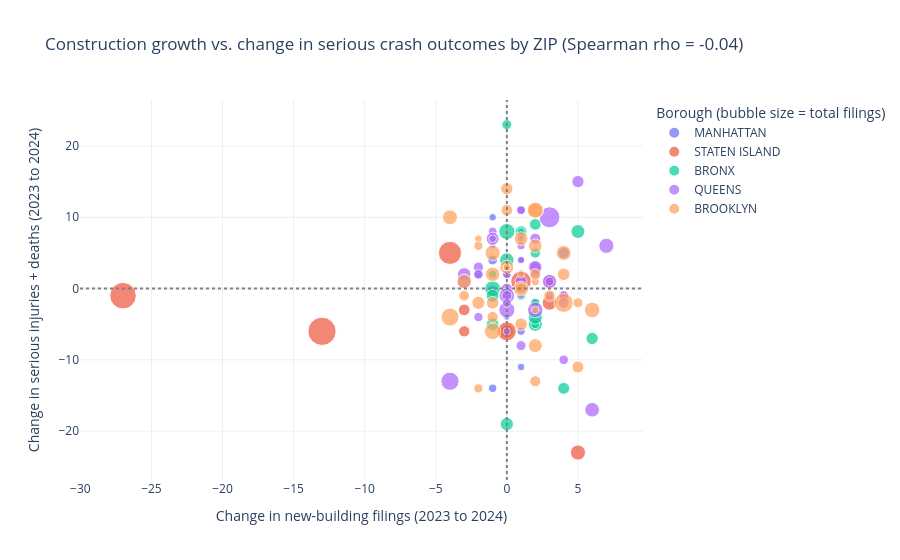

Notebook code for this chart:
### Markdown cell above
## 9. Research Question 1

**Did ZIP codes with a growing number of new-building filings also see a rise in serious injuries and deaths (KSI) from crashes?**

*Why it matters:* If construction growth coincides with more serious crashes, the city could add safety measures (temporary sidewalk and crossing protection, traffic management) where development accelerates.

*Method:* For each ZIP, compare the change in new-building filings (`BASE_YEAR` → `COMPARE_YEAR`) with the change in KSI over the same period, or shifted by `LAG` years to test a delayed effect. Spearman's rank correlation is used because the relationship need not be linear and counts are small and skewed.

*Caution:* a positive link would **not** show that construction causes crashes; busy, growing neighborhoods can have both. A near-zero result is a legitimate finding too.

### Code cell
from scipy.stats import spearmanr

by_zip_year = (panel.groupby(["zip_code", "year"], as_index=False)
               .agg(filings=("new_building_filings", "sum"), units=("proposed_units", "sum"),
                    ksi=("ksi", "sum")))
zip_borough_map = panel.drop_duplicates("zip_code").set_index("zip_code")["borough"]

def rq1_table(base_year, compare_year, lag=0):
    """One row per ZIP: change in filings vs. change in KSI (KSI optionally shifted by `lag` years)."""
    def change(metric, y0, y1):
        wide = by_zip_year.pivot(index="zip_code", columns="year", values=metric)
        return wide[y1] - wide[y0]
    table = pd.DataFrame({
        "filing_change": change("filings", base_year, compare_year),
        "ksi_change": change("ksi", base_year + lag, compare_year + lag),
        "total_filings": by_zip_year.groupby("zip_code")["filings"].sum(),
    }).dropna()
    table["borough"] = table.index.map(zip_borough_map)
    return table.reset_index()

BASE_YEAR, COMPARE_YEAR, LAG = 2023, 2024, 0      # main specification (full years only)

rq1 = rq1_table(BASE_YEAR, COMPARE_YEAR, LAG)
rho, p_value = spearmanr(rq1["filing_change"], rq1["ksi_change"])
print(f"Spearman rho = {rho:.2f} (p = {p_value:.3f}) across {len(rq1)} ZIP codes")

fig1 = px.scatter(
    rq1, x="filing_change", y="ksi_change", color="borough", size=rq1["total_filings"] + 1,
    hover_name="zip_code",
    hover_data={"filing_change": True, "ksi_change": True, "total_filings": True},
    labels={"filing_change": f"Change in new-building filings ({BASE_YEAR} to {COMPARE_YEAR})",
            "ksi_change": f"Change in serious injuries + deaths ({BASE_YEAR + LAG} to {COMPARE_YEAR + LAG})",
            "borough": "Borough"},
    title=f"Construction growth vs. change in serious crash outcomes by ZIP (Spearman rho = {rho:.2f})",
)
fig1.add_hline(y=0, line_dash="dot", line_color="gray")
fig1.add_vline(x=0, line_dash="dot", line_color="gray")
fig1.update_layout(template="plotly_white", legend_title_text="Borough (bubble size = total filings)")
fig1.show()

### Figure 1 — Plotly figure (JSON) as saved in the notebook; plotly's stock layout.template omitted (floating-point values rounded to 4 significant figures)
{"data": [{"customdata": [[5.0], [12.0], [10.0], [5.0], [7.0], [7.0], [7.0], [9.0], [6.0], [5.0], [17.0], [8.0], [8.0]], "hovertemplate": "<b>%{hovertext}</b><br><br>Borough=MANHATTAN<br>Change in new-building filings (2023 to 2024)=%{x}<br>Change in serious injuries + deaths (2023 to 2024)=%{y}<br>size=%{marker.size}<br>total_filings=%{customdata[0]}<extra></extra>", "hovertext": ["10001", "10002", "10011", "10013", "10016", "10018", "10019", "10027", "10028", "10034", "10035", "10036", "10075"], "legendgroup": "MANHATTAN", "marker": {"color": "#636efa", "size": [6.0, 13.0, 11.0, 6.0, 8.0, 8.0, 8.0, 10.0, 7.0, 6.0, 18.0, 9.0, 9.0], "sizemode": "area", "sizeref": 0.2775, "symbol": "circle"}, "mode": "markers", "name": "MANHATTAN", "orientation": "v", "showlegend": true, "type": "scatter", "x": [-1.0, -1.0, 1.0, -1.0, 1.0, 1.0, -1.0, -1.0, 2.0, 0.0, 4.0, 1.0, -2.0], "xaxis": "x", "y": [0.0, 4.0, 2.0, 6.0, -11.0, 4.0, 10.0, -14.0, -2.0, -4.0, 5.0, -6.0, 2.0], "yaxis": "y"}, {"customdata": [[23.0], [18.0], [17.0], [31.0], [58.0], [49.0], [29.0], [31.0], [97.0], [21.0], [110.0], [73.0]], "hovertemplate": "<b>%{hovertext}</b><br><br>Borough=STATEN ISLAND<br>Change in new-building filings (2023 to 2024)=%{x}<br>Change in serious injuries + deaths (2023 to 2024)=%{y}<br>size=%{marker.size}<br>total_filings=%{customdata[0]}<extra></extra>", "hovertext": ["10301", "10302", "10303", "10304", "10305", "10306", "10307", "10308", "10309", "10310", "10312", "10314"], "legendgroup": "STATEN ISLAND", "marker": {"color": "#EF553B", "size": [24.0, 19.0, 18.0, 32.0, 59.0, 50.0, 30.0, 32.0, 98.0, 22.0, 111.0, 74.0], "sizemode": "area", "sizeref": 0.2775, "symbol": "circle"}, "mode": "markers", "name": "STATEN ISLAND", "orientation": "v", "showlegend": true, "type": "scatter", "x": [0.0, -3.0, -3.0, 5.0, 1.0, 0.0, 3.0, 1.0, -27.0, 3.0, -13.0, -4.0], "xaxis": "x", "y": [-6.0, -3.0, -6.0, -23.0, 1.0, -6.0, -2.0, 0.0, -1.0, 1.0, -6.0, 5.0], "yaxis": "y"}, {"customdata": [[11.0], [23.0], [27.0], [10.0], [19.0], [20.0], [35.0], [33.0], [18.0], [26.0], [18.0], [13.0], [27.0], [14.0], [9.0], [28.0], [21.0], [22.0], [7.0], [11.0]], "hovertemplate": "<b>%{hovertext}</b><br><br>Borough=BRONX<br>Change in new-building filings (2023 to 2024)=%{x}<br>Change in serious injuries + deaths (2023 to 2024)=%{y}<br>size=%{marker.size}<br>total_filings=%{customdata[0]}<extra></extra>", "hovertext": ["10451", "10452", "10453", "10454", "10455", "10456", "10457", "10458", "10459", "10460", "10461", "10462", "10463", "10465", "10466", "10467", "10468", "10469", "10470", "10473"], "legendgroup": "BRONX", "marker": {"color": "#00cc96", "size": [12.0, 24.0, 28.0, 11.0, 20.0, 21.0, 36.0, 34.0, 19.0, 27.0, 19.0, 14.0, 28.0, 15.0, 10.0, 29.0, 22.0, 23.0, 8.0, 12.0], "sizemode": "area", "sizeref": 0.2775, "symbol": "circle"}, "mode": "markers", "name": "BRONX", "orientation": "v", "showlegend": true, "type": "scatter", "x": [1.0, 0.0, 2.0, 2.0, 4.0, 6.0, 0.0, -1.0, 1.0, 5.0, 2.0, 0.0, 2.0, 2.0, -1.0, 0.0, -1.0, -1.0, 1.0, 2.0], "xaxis": "x", "y": [-1.0, -19.0, -5.0, -5.0, -14.0, -7.0, 8.0, 0.0, 8.0, 8.0, 9.0, 23.0, -4.0, 5.0, 2.0, 4.0, -5.0, -1.0, 8.0, -2.0], "yaxis": "y"}, {"customdata": [[5.0], [10.0], [45.0], [24.0], [7.0], [16.0], [26.0], [31.0], [13.0], [35.0], [27.0], [10.0], [33.0], [10.0], [13.0], [14.0], [8.0], [8.0], [33.0], [9.0], [18.0], [10.0], [22.0], [13.0], [16.0], [7.0], [15.0], [8.0], [12.0], [6.0], [10.0], [10.0], [12.0], [6.0], [24.0], [10.0], [29.0], [20.0], [60.0], [15.0], [11.0]], "hovertemplate": "<b>%{hovertext}</b><br><br>Borough=QUEENS<br>Change in new-building filings (2023 to 2024)=%{x}<br>Change in serious injuries + deaths (2023 to 2024)=%{y}<br>size=%{marker.size}<br>total_filings=%{customdata[0]}<extra></extra>", "hovertext": ["11001", "11004", "11101", "11102", "11105", "11106", "11354", "11355", "11356", "11357", "11358", "11360", "11361", "11362", "11364", "11365", "11366", "11367", "11368", "11369", "11373", "11375", "11377", "11378", "11385", "11412", "11413", "11414", "11417", "11418", "11420", "11422", "11423", "11429", "11432", "11433", "11434", "11435", "11691", "11692", "11694"], "legendgroup": "QUEENS", "marker": {"color": "#ab63fa", "size": [6.0, 11.0, 46.0, 25.0, 8.0, 17.0, 27.0, 32.0, 14.0, 36.0, 28.0, 11.0, 34.0, 11.0, 14.0, 15.0, 9.0, 9.0, 34.0, 10.0, 19.0, 11.0, 23.0, 14.0, 17.0, 8.0, 16.0, 9.0, 13.0, 7.0, 11.0, 11.0, 13.0, 7.0, 25.0, 11.0, 30.0, 21.0, 61.0, 16.0, 12.0], "sizemode": "area", "sizeref": 0.2775, "symbol": "circle"}, "mode": "markers", "name": "QUEENS", "orientation": "v", "showlegend": true, "type": "scatter", "x": [1.0, 4.0, -4.0, -3.0, 0.0, 0.0, -3.0, 7.0, 4.0, 0.0, 3.0, -1.0, 0.0, 0.0, 0.0, -2.0, 1.0, 1.0, 2.0, 0.0, 1.0, 3.0, -1.0, 1.0, 2.0, -1.0, 2.0, 3.0, 4.0, 1.0, 1.0, 0.0, -2.0, 1.0, 2.0, 2.0, 6.0, 5.0, 3.0, 4.0, -2.0], "xaxis": "x", "y": [-1.0, -1.0, -13.0, 2.0, -6.0, 0.0, 1.0, 6.0, -1.0, -3.0, 1.0, 8.0, -1.0, 2.0, -1.0, 3.0, 6.0, 11.0, -3.0, 2.0, 1.0, 1.0, 7.0, -8.0, 7.0, 7.0, 3.0, -1.0, -10.0, 7.0, 11.0, -2.0, 2.0, 4.0, 3.0, 2.0, -17.0, 15.0, 10.0, -2.0, -4.0], "yaxis": "y"}, {"customdata": [[21.0], [21.0], [28.0], [30.0], [29.0], [37.0], [37.0], [7.0], [20.0], [44.0], [15.0], [7.0], [17.0], [31.0], [16.0], [26.0], [23.0], [50.0], [13.0], [25.0], [30.0], [18.0], [9.0], [21.0], [32.0], [11.0], [26.0], [17.0], [25.0], [6.0], [17.0], [11.0], [33.0], [17.0], [6.0], [28.0], [7.0], [19.0]], "hovertemplate": "<b>%{hovertext}</b><br><br>Borough=BROOKLYN<br>Change in new-building filings (2023 to 2024)=%{x}<br>Change in serious injuries + deaths (2023 to 2024)=%{y}<br>size=%{marker.size}<br>total_filings=%{customdata[0]}<extra></extra>", "hovertext": ["11201", "11203", "11204", "11205", "11206", "11207", "11208", "11209", "11210", "11211", "11212", "11213", "11214", "11215", "11216", "11217", "11218", "11219", "11220", "11221", "11222", "11223", "11224", "11225", "11226", "11228", "11229", "11230", "11231", "11232", "11233", "11234", "11235", "11236", "11237", "11238", "11239", "11249"], "legendgroup": "BROOKLYN", "marker": {"color": "#FFA15A", "size": [22.0, 22.0, 29.0, 31.0, 30.0, 38.0, 38.0, 8.0, 21.0, 45.0, 16.0, 8.0, 18.0, 32.0, 17.0, 27.0, 24.0, 51.0, 14.0, 26.0, 31.0, 19.0, 10.0, 22.0, 33.0, 12.0, 27.0, 18.0, 26.0, 7.0, 18.0, 12.0, 34.0, 18.0, 7.0, 29.0, 8.0, 20.0], "sizemode": "area", "sizeref": 0.2775, "symbol": "circle"}, "mode": "markers", "name": "BROOKLYN", "orientation": "v", "showlegend": true, "type": "scatter", "x": [1.0, 4.0, -1.0, 4.0, 1.0, 2.0, -1.0, 2.0, 0.0, -4.0, -3.0, -2.0, 1.0, -1.0, 2.0, 2.0, -2.0, 4.0, 5.0, 1.0, -4.0, 0.0, 2.0, -1.0, 2.0, -2.0, 0.0, 2.0, 2.0, 0.0, 3.0, -2.0, 6.0, -1.0, 1.0, -3.0, 0.0, 5.0], "xaxis": "x", "y": [-5.0, 2.0, 2.0, 5.0, 0.0, 11.0, -6.0, -3.0, 14.0, -4.0, -1.0, 7.0, 0.0, 5.0, -13.0, -8.0, -2.0, -2.0, -2.0, 7.0, 10.0, 11.0, 1.0, -2.0, 11.0, 6.0, 3.0, 2.0, 6.0, 3.0, -1.0, -14.0, -3.0, -4.0, 2.0, 1.0, 3.0, -11.0], "yaxis": "y"}], "layout": {"legend": {"itemsizing": "constant", "title": {"text": "Borough (bubble size = total filings)"}, "tracegroupgap": 0}, "shapes": [{"line": {"color": "gray", "dash": "dot"}, "type": "line", "x0": 0, "x1": 1, "xref": "x domain", "y0": 0, "y1": 0, "yref": "y"}, {"line": {"color": "gray", "dash": "dot"}, "type": "line", "x0": 0, "x1": 0, "xref": "x", "y0": 0, "y1": 1, "yref": "y domain"}], "title": {"text": "Construction growth vs. change in serious crash outcomes by ZIP (Spearman rho = -0.04)"}, "xaxis": {"anchor": "y", "domain": [0, 1], "title": {"text": "Change in new-building filings (2023 to 2024)"}}, "yaxis": {"anchor": "x", "domain": [0, 1], "title": {"text": "Change in serious injuries + deaths (2023 to 2024)"}}}}
